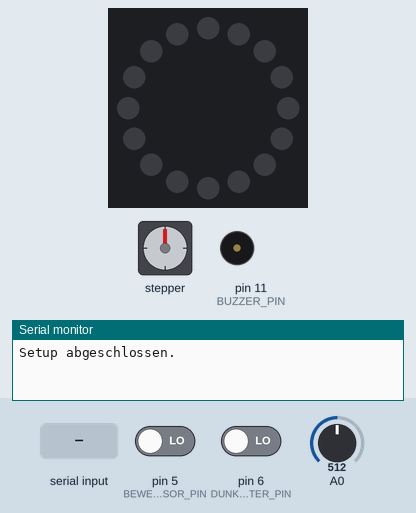
This sketch was run on a simulated Arduino Uno, built with avr-gcc and run on an emulated ATmega328P. On the bench: stepper motor, 16 RGB LEDs in a ring, first at the top, clockwise, buzzer (waves = sounding), the last lines printed to the serial monitor. Wiring (inferred from the names in the program): stepper motor driver (200 steps per turn assumed): step pin 9; direction pin 8; enable pin 10. The inputs (shaded band) are chosen by the test bench; at power-on: pin 6 (DUNKELHEITSSCHALTER_PIN) LOW, pin 5 (BEWEGUNGSSENSOR_PIN) LOW, A0 = 512.

Above: at 1.2 s.
1.3 s: "Fuchs\n" received over the second serial link
At 1.55 s:
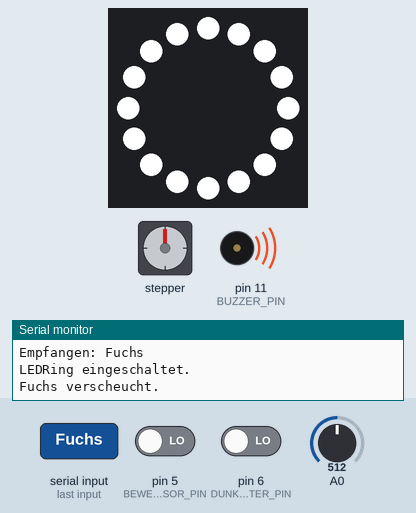
At 3.0 s:
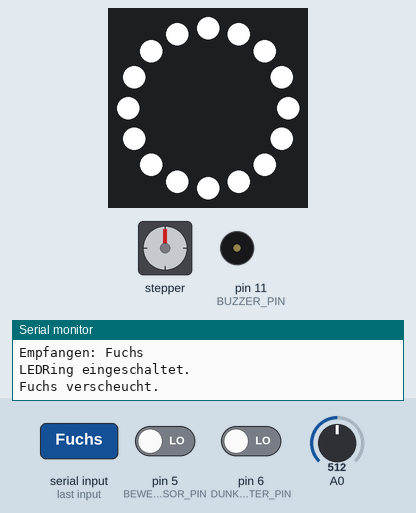
3.3 s: pin 6 (DUNKELHEITSSCHALTER_PIN) driven HIGH
At 4.8 s:
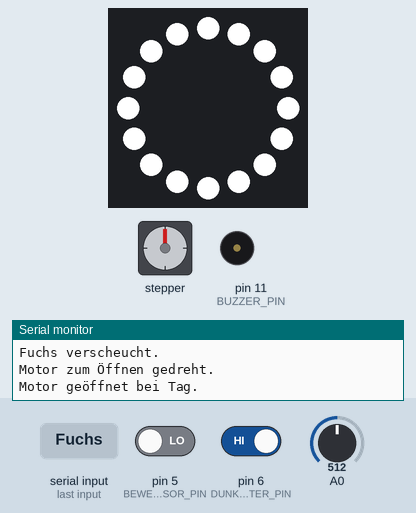
5.1 s: "Huhn\n" received over the second serial link
At 5.8 s:
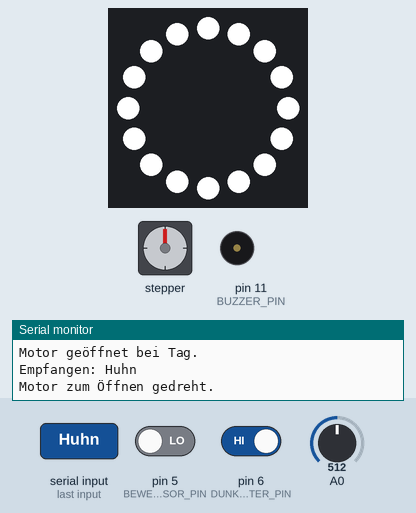
6.9 s: pin 5 (BEWEGUNGSSENSOR_PIN) driven HIGH and pin 6 (DUNKELHEITSSCHALTER_PIN) driven LOW
9.9 s: "1\n" received over the second serial link
12.2 s: A0 set to 665
15.2 s: A0 set to 689
Timing chart, 0 to 18.2 s (numbered marks = the images above; inputs shaded):
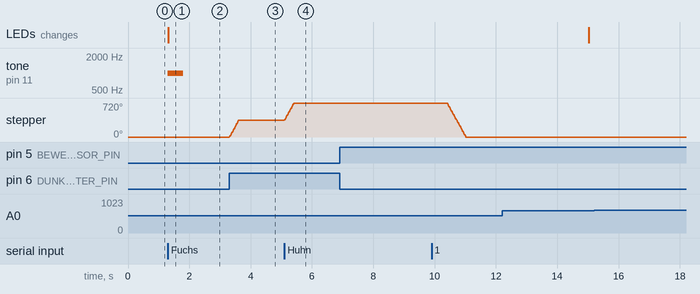

Measured:
- after the input at 1.3 s, tone on pin 11 (BUZZER_PIN): silent → 1000 Hz at once, → silent 0.50 s later; the LEDs: change at once (image 1)
- after the input at 3.3 s, stepper: turns 360° clockwise in 0.31 s, starting at once
- after the input at 5.1 s, stepper: turns 360° clockwise in 0.30 s, starting at once
- after the input at 6.9 s, every drawn part: stays the same

The sketch:

Arduino_Aktorenteil.ino
```cpp
#include "Adafruit_NeoPixel.h"
#include <SoftwareSerial.h>

SoftwareSerial mySerial(4, 3); // RX, TX

#define RING_PIN 7
#define ANZAHL_LED 16
#define DUNKELHEITSSCHALTER_PIN 6 // Pin für Dunkelheitssensor
#define BEWEGUNGSSENSOR_PIN 5
#define BUZZER_PIN 11

#define MOTOR_ENABLE_PIN 10
#define MOTOR_STEP_PIN 9
#define MOTOR_DIR_PIN 8

Adafruit_NeoPixel LEDRing(ANZAHL_LED, RING_PIN, NEO_GRB + NEO_KHZ800);

// Motor Variablen
int steps = 200;

// Zustandsvariablen
bool motorOpened = false;
bool isTonePlaying = false;
unsigned long blinkStartTime = 0;
bool ledState = false;

// Timer Variablen
unsigned long previousMillis = 0;
const long interval = 15000; // 15 Sekunden

String received; // Globale Variable für empfangene Nachrichten

void setup() {
  Serial.begin(115200);
  mySerial.begin(38400);

  pinMode(MOTOR_ENABLE_PIN, OUTPUT);
  pinMode(MOTOR_STEP_PIN, OUTPUT);
  pinMode(MOTOR_DIR_PIN, OUTPUT);
  digitalWrite(MOTOR_ENABLE_PIN, LOW);

  pinMode(BEWEGUNGSSENSOR_PIN, INPUT);
  pinMode(DUNKELHEITSSCHALTER_PIN, INPUT);
  pinMode(BUZZER_PIN, OUTPUT);

  LEDRing.begin(); // Initialisierung des LED-Rings

  Serial.println("Setup abgeschlossen.");
}

void loop() {
  if (mySerial.available()) {
    received = mySerial.readStringUntil('\n');
    received.trim();
    Serial.println("Empfangen: " + received);
  }

  int dunkelheitsschalterStatus = digitalRead(DUNKELHEITSSCHALTER_PIN);
  int bewegungssensorStatus = digitalRead(BEWEGUNGSSENSOR_PIN);

  handleMotorAction(dunkelheitsschalterStatus);
  handleLEDRingAndAlarm(bewegungssensorStatus, dunkelheitsschalterStatus);
  checkForAnimals();
  Spannungsmessung();
}

void handleMotorAction(int sensorStatus) {
  if (sensorStatus == HIGH && !motorOpened) {
    rotateMotorToOpen();
    motorOpened = true;
    Serial.println("Motor geöffnet bei Tag.");
  } else if (sensorStatus == LOW && motorOpened) {
    rotateMotorToClose();
    motorOpened = false;
    Serial.println("Motor geschlossen bei Nacht.");
  }
}

void handleLEDRingAndAlarm(int bewegung, int dunkelheit) {
  unsigned long currentMillis = millis();
  if (dunkelheit == LOW && bewegung == HIGH) {
    turnOnLEDRing();
    mySerial.println("Bewegung erkannt");
    if (currentMillis - previousMillis >= interval) {
      previousMillis = currentMillis;
      turnOffLEDRing();
    }
  } else if (currentMillis - previousMillis >= interval) {
    turnOffLEDRing();
  }
}

void checkForAnimals() {
  if (received == "Huhn") {
    rotateMotorToOpen();
    delay(5000); // Warten für 5 Sekunden
    rotateMotorToClose();
    received = ""; // Zurücksetzen der empfangenen Nachricht
    Serial.println("Huhn behandelt.");
  } else if (received == "Fuchs") {
    scareFuchs();
    received = ""; // Zurücksetzen der empfangenen Nachricht
    Serial.println("Fuchs verscheucht.");
  }
}

void turnOnLEDRing() {
  for(int i = 0; i < LEDRing.numPixels(); i++) {
    LEDRing.setPixelColor(i, LEDRing.Color(255, 255, 255)); // Hellweiß
  }
  LEDRing.show();
  Serial.println("LEDRing eingeschaltet.");
}

void turnOffLEDRing() {
  LEDRing.clear(); // Alle LEDs ausschalten
  LEDRing.show();
  Serial.println("LEDRing ausgeschaltet.");
}

void scareFuchs() {
  unsigned long currentMillis = millis();

  // Starten Sie den Ton nur einmal
  if (!isTonePlaying) {
    tone(BUZZER_PIN, 1000, 500); // Ton für 1 Sekunde
    isTonePlaying = true; // Verhindern Sie, dass der Ton erneut gestartet wird
    blinkStartTime = currentMillis; // Setzen Sie die Startzeit für das Blinken
  }

  // Überprüfen Sie, ob die Blinkzeit (1 Sekunde) noch nicht überschritten ist
  if (currentMillis - blinkStartTime < 1000) {
    // Wechseln in den LED-Zustand basierend Millis
    if ((currentMillis - blinkStartTime) < 500) {
      if (!ledState) {
        turnOnLEDRing(); // LEDs einschalten
        ledState = true;
      }
    } else {
      if (ledState) {
        turnOffLEDRing(); // LEDs ausschalten
        ledState = false;
      }
    }
  } else if (isTonePlaying) {
    // Nach 1 Sekunde LEDs und der Ton ausgeschalten
    if (ledState) {
      turnOffLEDRing();
      ledState = false;
    }
    isTonePlaying = false; // Erlaubt, dass der Ton beim nächsten Aufruf erneut gestartet wird
  }
}

void rotateMotorToOpen() {
  digitalWrite(MOTOR_DIR_PIN, HIGH);
  for (int stepCounter = 0; stepCounter < steps; stepCounter++) {
    digitalWrite(MOTOR_STEP_PIN, HIGH);
    delayMicroseconds(750);
    digitalWrite(MOTOR_STEP_PIN, LOW);
    delayMicroseconds(750);
  }
  Serial.println("Motor zum Öffnen gedreht.");
}

void rotateMotorToClose() {
  digitalWrite(MOTOR_DIR_PIN, LOW);
  for (int stepCounter = 0; stepCounter < steps; stepCounter++) {
    digitalWrite(MOTOR_STEP_PIN, HIGH);
    delayMicroseconds(750);
    digitalWrite(MOTOR_STEP_PIN, LOW);
    delayMicroseconds(750);
  }
  Serial.println("Motor zum Schließen gedreht.");
}

void Spannungsmessung() {
  int sensorValue = analogRead(A0);
  float voltage = sensorValue * (5.0 / 1023.0); // Anpassung für 5V und 10-bit ADC
  if (voltage < 3.3) {
    mySerial.println("Niedrige Spannung: " + String(voltage));
  }
}
```
